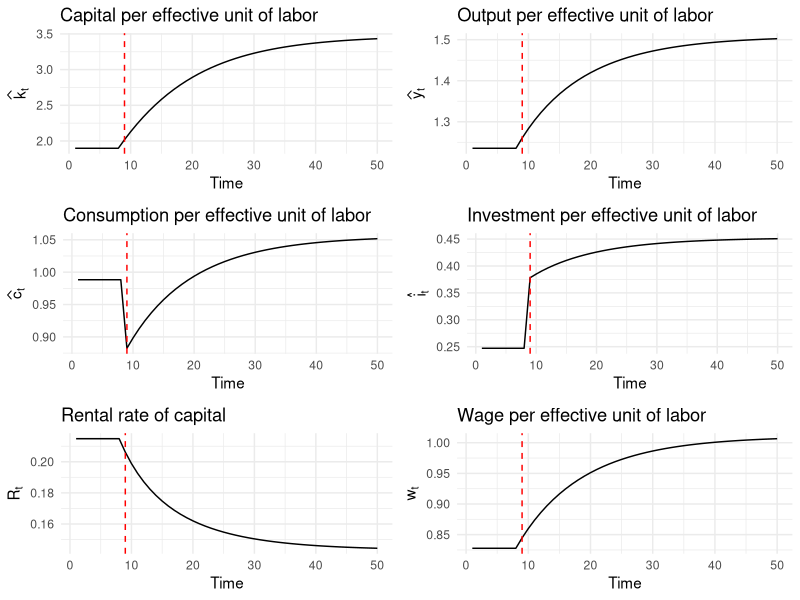
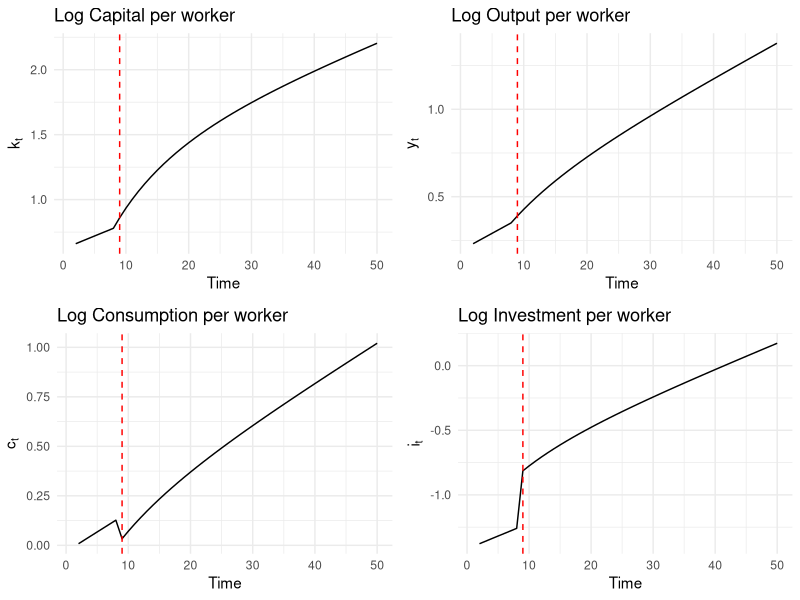
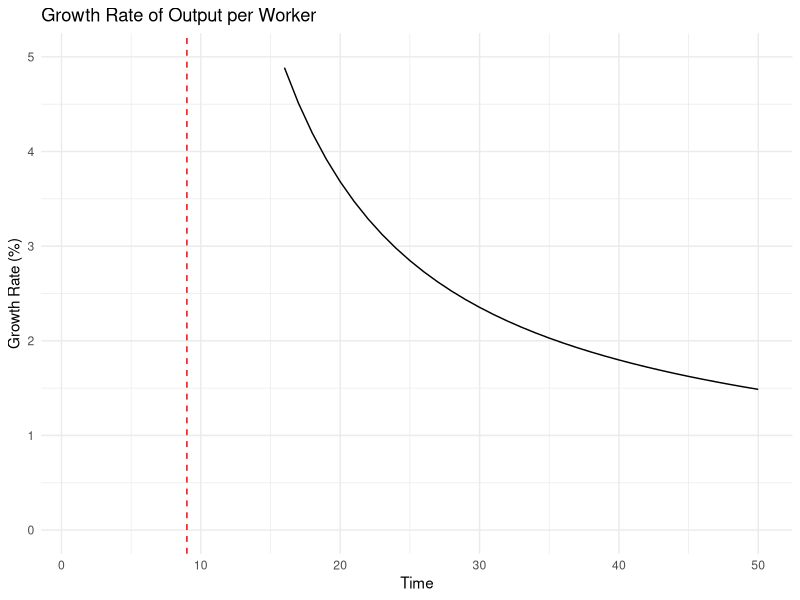

The R script that drew these images, in order:
## ---- chunk 1
knitr::opts_chunk$set(echo = TRUE)
## ---- chunk 2
# Load necessary libraries
library(ggplot2)
library(gridExtra)
## ---- chunk 3
# Parameters
alpha <- 0.33
s1 <- 0.2
s2 <- 0.3
A <- 1
delta <- 0.1
z <- 0.02
n <- 0.01

# Steady state capital per effective unit of labor
k_star <- (s1 * A / ((1 + z) * (1 + n) - (1 - delta))) ** (1 / (1 - alpha))

# Time periods
T <- 50
k_hat <- numeric(T)
k_hat[1] <- k_star

# Arrays to store the results
y_hat <- numeric(T)
c_hat <- numeric(T)
i_hat <- numeric(T)
R_t <- numeric(T)
w_t <- numeric(T)
## ---- chunk 4
y_hat[1] <- A * k_hat[1] ** alpha
c_hat[1] <- (1 - s1) * A * k_hat[1] ** alpha
i_hat[1] <- s1 * A * k_hat[1] ** alpha
R_t[1] <- alpha * A * k_hat[1] ** (alpha - 1)
w_t[1] <- (1 - alpha) * A * k_hat[1] ** alpha
## ---- chunk 5
for (t in 2:T) {
  if (t < 9) {
    s <- s1
  } else {
    s <- s2
  }
  
  k_hat[t] <- (1 / ((1 + z) * (1 + n))) * (s * A * k_hat[t - 1] ** alpha + (1 - delta) * k_hat[t - 1])
  y_hat[t] <- A * k_hat[t] ** alpha
  c_hat[t] <- (1 - s) * A * k_hat[t] ** alpha
  i_hat[t] <- s * A * k_hat[t] ** alpha
  R_t[t] <- alpha * A * k_hat[t] ** (alpha - 1)
  w_t[t] <- (1 - alpha) * A * k_hat[t] ** alpha
}
## ---- chunk 6
time <- 1:T

p1 <- ggplot(data.frame(time, k_hat), aes(x = time, y = k_hat)) +
  geom_line() +
  geom_vline(xintercept = 9, color = "red", linetype = "dashed") +
  labs(title = "Capital per effective unit of labor", x = "Time", y = expression(widehat(k)[t])) +
  theme_minimal()

p2 <- ggplot(data.frame(time, y_hat), aes(x = time, y = y_hat)) +
  geom_line() +
  geom_vline(xintercept = 9, color = "red", linetype = "dashed") +
  labs(title = "Output per effective unit of labor", x = "Time", y = expression(widehat(y)[t])) +
  theme_minimal()

p3 <- ggplot(data.frame(time, c_hat), aes(x = time, y = c_hat)) +
  geom_line() +
  geom_vline(xintercept = 9, color = "red", linetype = "dashed") +
  labs(title = "Consumption per effective unit of labor", x = "Time", y = expression(widehat(c)[t])) +
  theme_minimal()

p4 <- ggplot(data.frame(time, i_hat), aes(x = time, y = i_hat)) +
  geom_line() +
  geom_vline(xintercept = 9, color = "red", linetype = "dashed") +
  labs(title = "Investment per effective unit of labor", x = "Time", y = expression(widehat(i)[t])) +
  theme_minimal()

p5 <- ggplot(data.frame(time, R_t), aes(x = time, y = R_t)) +
  geom_line() +
  geom_vline(xintercept = 9, color = "red", linetype = "dashed") +
  labs(title = "Rental rate of capital", x = "Time", y = expression(R[t])) +
  theme_minimal()

p6 <- ggplot(data.frame(time, w_t), aes(x = time, y = w_t)) +
  geom_line() +
  geom_vline(xintercept = 9, color = "red", linetype = "dashed") +
  labs(title = "Wage per effective unit of labor", x = "Time", y = expression(w[t])) +
  theme_minimal()

# Arrange plots in a grid
grid.arrange(p1, p2, p3, p4, p5, p6, ncol = 2)
## ---- chunk 7
# Arrays to store per worker variables
k <- numeric(T)
y <- numeric(T)
c <- numeric(T)
i <- numeric(T)

Z_t <- 1  # Initial level of technology

# Calculate per worker variables for t=0
k[1] <- k_hat[1] * Z_t
y[1] <- y_hat[1] * Z_t
c[1] <- c_hat[1] * Z_t
i[1] <- i_hat[1] * Z_t

# Iteratively calculate the values for each period
for (t in 2:T) {
  if (t < 9) {
    s <- s1
  } else {
    s <- s2
  }
  
  k_hat[t] <- (1 / ((1 + z) * (1 + n))) * (s * A * k_hat[t - 1] ** alpha + (1 - delta) * k_hat[t - 1])
  y_hat[t] <- A * k_hat[t] ** alpha
  c_hat[t] <- (1 - s) * A * k_hat[t] ** alpha
  i_hat[t] <- s * A * k_hat[t] ** alpha
  R_t[t] <- alpha * A * k_hat[t] ** (alpha - 1)
  w_t[t] <- (1 - alpha) * A * k_hat[t] ** alpha
  
  Z_t <- Z_t * (1 + z)  # Update the level of technology
  
  # Calculate per worker variables
  k[t] <- log(k_hat[t] * Z_t)
  y[t] <- log(y_hat[t] * Z_t)
  c[t] <- log(c_hat[t] * Z_t)
  i[t] <- log(i_hat[t] * Z_t)
}

# Replace first observation in each array with NA
k[1] <- NA
y[1] <- NA
c[1] <- NA
i[1] <- NA
## ---- chunk 8
time <- 1:T

p1 <- ggplot(data.frame(time, k), aes(x = time, y = k)) +
  geom_line() +
  geom_vline(xintercept = 9, color = "red", linetype = "dashed") +
  labs(title = "Log Capital per worker", x = "Time", y = expression(k[t])) +
  theme_minimal()

p2 <- ggplot(data.frame(time, y), aes(x = time, y = y)) +
  geom_line() +
  geom_vline(xintercept = 9, color = "red", linetype = "dashed") +
  labs(title = "Log Output per worker", x = "Time", y = expression(y[t])) +
  theme_minimal()

p3 <- ggplot(data.frame(time, c), aes(x = time, y = c)) +
  geom_line() +
  geom_vline(xintercept = 9, color = "red", linetype = "dashed") +
  labs(title = "Log Consumption per worker", x = "Time", y = expression(c[t])) +
  theme_minimal()

p4 <- ggplot(data.frame(time, i), aes(x = time, y = i)) +
  geom_line() +
  geom_vline(xintercept = 9, color = "red", linetype = "dashed") +
  labs(title = "Log Investment per worker", x = "Time", y = expression(i[t])) +
  theme_minimal()

# Arrange plots in a grid
grid.arrange(p1, p2, p3, p4, ncol = 2)
## ---- chunk 9
# Array to store the growth rate of per worker output
y_growth <- numeric(T)

# Calculate growth rate of per worker output
for (t in 2:T) {
  y_growth[t] <- (y[t] - y[t-1]) / y[t-1] * 100
}

y_growth[1] <- NA

# Plot the growth rate of per worker output
time <- 1:T

ggplot(data.frame(time, y_growth), aes(x = time, y = y_growth)) +
  geom_line() +
  geom_vline(xintercept = 9, color = "red", linetype = "dashed") +
  labs(title = "Growth Rate of Output per Worker", x = "Time", y = "Growth Rate (%)") +
  ylim(0, 5) +
  theme_minimal()
